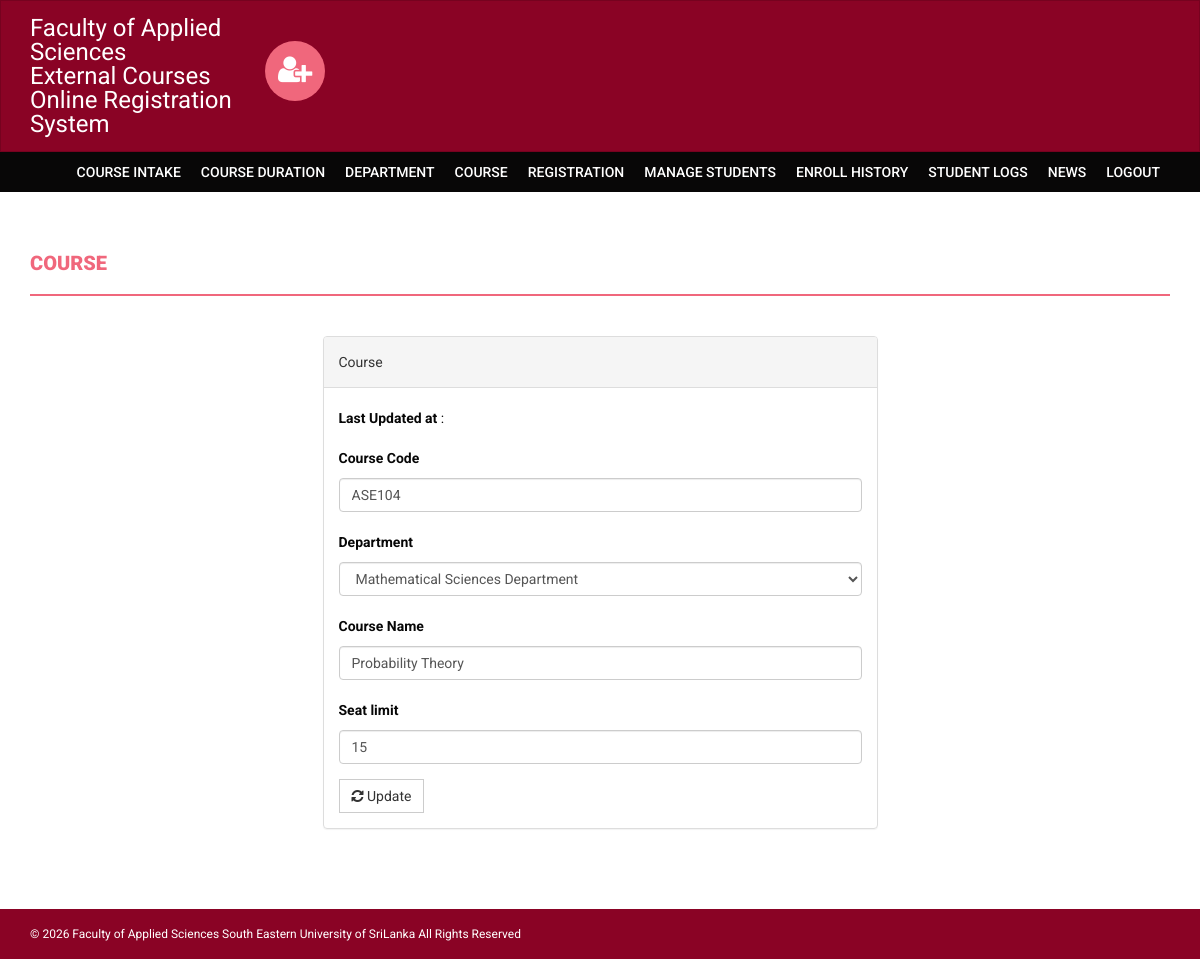
The app's page /onlinecourse/admin/edit-course.php?id=ASE104 (signed in) with its own data.
### tables this page shows
CREATE TABLE `course` (
  `departmentId` varchar(255) DEFAULT NULL,
  `courseCode` varchar(255) NOT NULL,
  `courseName` varchar(255) DEFAULT NULL,
  `noofSeats` int(11) DEFAULT NULL,
  `creationDate` timestamp NULL DEFAULT current_timestamp(),
  `updationDate` varchar(255) DEFAULT NULL
);

### onlinecourse/admin/edit-course.php (the view, shortened to what this page needs)
<?php
if (strlen($_SESSION['alogin']) == 0) {
  header('location:index.php');
}
else {
  $id = $_GET['id'];
?>
<!DOCTYPE html>
<html xmlns="http://www.w3.org/1999/xhtml">
<head>
    <link href="../assets/css/bootstrap.css" rel="stylesheet" />
    <link href="../assets/css/font-awesome.css" rel="stylesheet" />
    <link href="../assets/css/style.css" rel="stylesheet" />
</head>
<body>
<?php include('includes/header.php'); ?>
<?php if ($_SESSION['alogin'] != "")
{
    include('includes/menubar.php');
  }
?>
    <div class="content-wrapper">
        <div class="container">
              <div class="row">
                    <div class="col-md-12">
                        <h1 class="page-head-line">Course  </h1>
                    </div>
                </div>
                <div class="row" >
                  <div class="col-md-3"></div>
                    <div class="col-md-6">
                        <div class="panel panel-default">
                        <div class="panel-heading">
                           Course
                        </div>
                        <div class="panel-body">
                       <form name="dept" method="post">
<?php $sql = mysqli_query($con, "select * from course where courseCode='$id'");
  while ($row = mysqli_fetch_array($sql))
{
?>
<p><b>Last Updated at</b> :<?php echo htmlentities($row['updationDate']); ?></p>
   <div class="form-group">
    <label for="coursecode">Course Code </label>
    <input type="text" class="form-control" id="coursecode" name="coursecode" value="<?php echo htmlentities($row['courseCode']); ?>" />
  </div>
  <div class="form-group">
    <label for="department">Department</label>
    <select class="form-control" name="department" required>
        <?php
    $sql_dept = mysqli_query($con, "select * from department");
    while ($row_dept = mysqli_fetch_array($sql_dept)) {
      $selected = ($row['departmentId'] == $row_dept['id']) ? 'selected' : '';
      echo '<option value="' . htmlentities($row_dept['id']) . '" ' . $selected . '>' . htmlentities($row_dept['department']) . '</option>';
    }
?>
    </select>
  </div>
 <div class="form-group">
    <label for="coursename">Course Name  </label>
    <input type="text" class="form-control" id="coursename" name="coursename" placeholder="Course Name" value="<?php echo htmlentities($row['courseName']); ?>" required />
  </div>
<div class="form-group">
    <label for="seatlimit">Seat limit  </label>
    <input type="text" class="form-control" id="seatlimit" name="seatlimit" placeholder="Seat limit" value="<?php echo htmlentities($row['noofSeats']); ?>" required />
  </div>
<?php
  }?>
 <button type="submit" name="submit" class="btn btn-default"><i class=" fa fa-refresh "></i> Update</button>
</form>
                            </div>
                            </div>
                    </div>
                </div>
            </div>
        </div>
  <?php include('includes/footer.php'); ?>
</body>
</html>
<?php
}?>

### onlinecourse/assets/css/style.css (style rules this page uses)
body { font-family: 'Roboto', sans-serif; line-height: 30px; }
.content-wrapper { margin-top: 40px; min-height: 600px; padding-bottom: 60px; }
.page-head-line { font-weight: 900; padding-bottom: 20px; border-bottom: 2px solid #F0677C; text-transform: uppercase; color: #F0677C; font-size: 20px; margin-bottom: 40px; }
.btn { border-radius: 0px; -webkit-border-radius: 0px; -moz-border-radius: 0px; }

### records on screen
course: coursecode "ASE104", coursename "Probability Theory", seatlimit "15"

### other values on screen
form field department "Mathematical Sciences Department"
